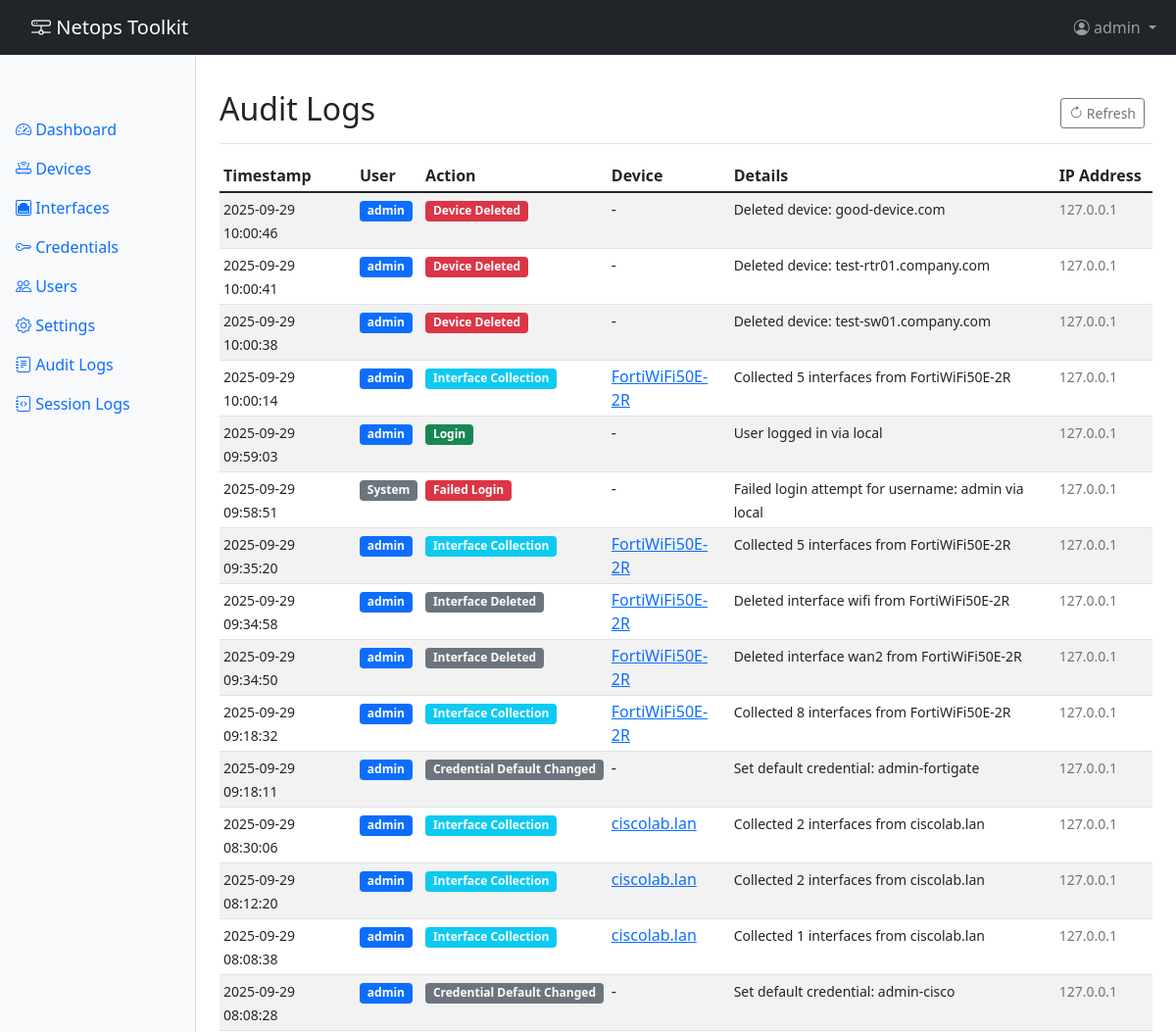
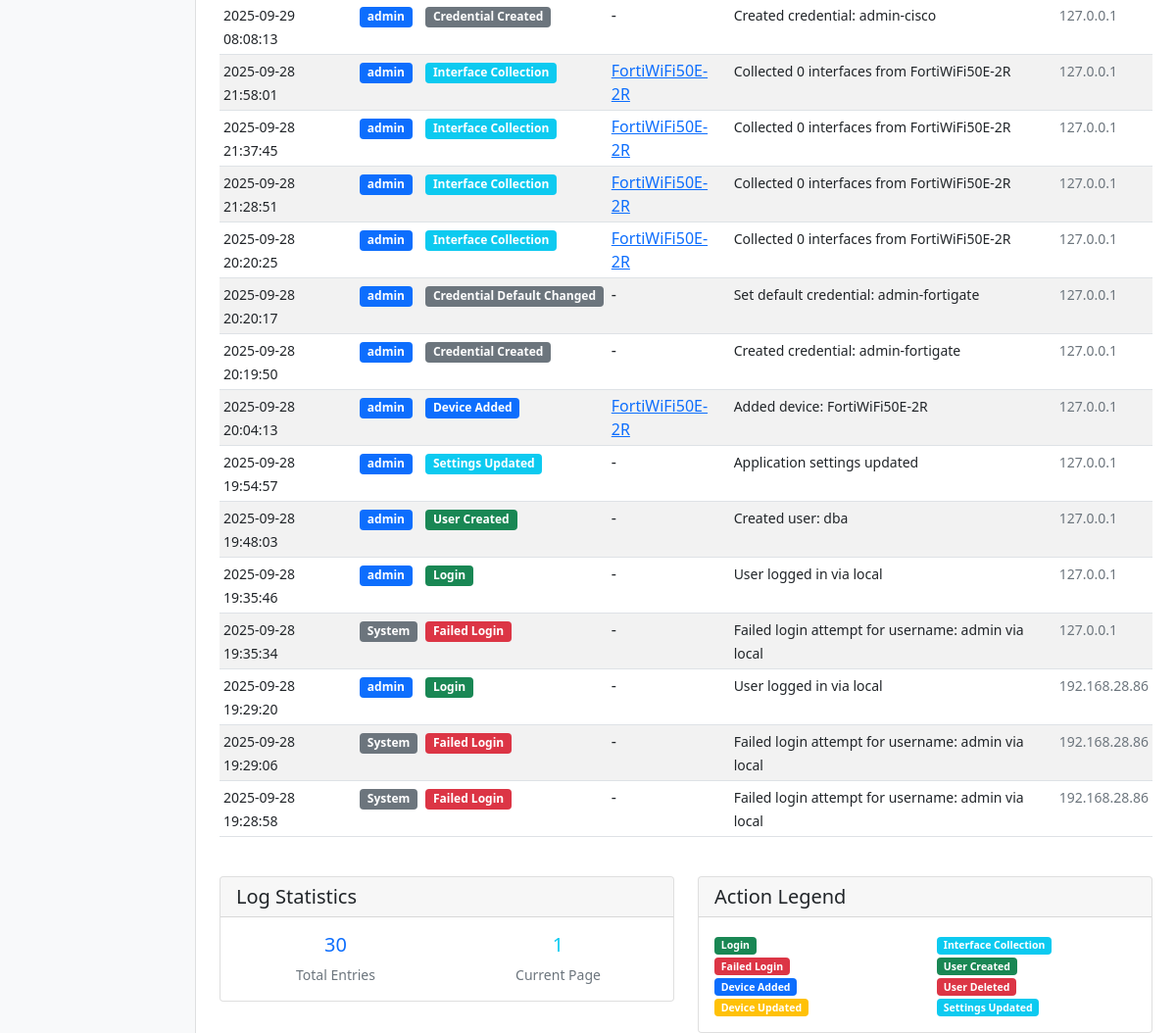
The page /settings/audit_logs (signed in) on the database its author committed (2 pictures, top to bottom).
### app/models.py (models this page shows, shortened)
class User(UserMixin, db.Model):
    __tablename__ = 'users'
    id = db.Column(db.Integer, primary_key=True)
    username = db.Column(db.String(80), unique=True, nullable=False)
    email = db.Column(db.String(120), unique=True, nullable=True)
    password_hash = db.Column(db.String(255), nullable=True)  # Null for TACACS users
    auth_type = db.Column(db.String(20), nullable=False, default='local')  # 'local' or 'tacacs'
    is_active = db.Column(db.Boolean, default=True)
    is_admin = db.Column(db.Boolean, default=False)
    created_at = db.Column(db.DateTime, default=datetime.utcnow)
    last_login = db.Column(db.DateTime)
    audit_logs = db.relationship('AuditLog', backref='user', lazy='dynamic')

class AuditLog(db.Model):
    __tablename__ = 'audit_logs'
    id = db.Column(db.Integer, primary_key=True)
    user_id = db.Column(db.Integer, db.ForeignKey('users.id'))
    device_id = db.Column(db.Integer, db.ForeignKey('devices.id'))
    action = db.Column(db.String(100), nullable=False)  # login, logout, device_access, config_change
    details = db.Column(db.Text)
    ip_address = db.Column(db.String(45))
    timestamp = db.Column(db.DateTime, default=datetime.utcnow)

class Device(db.Model):
    __tablename__ = 'devices'
    id = db.Column(db.Integer, primary_key=True)
    hostname = db.Column(db.String(255), unique=True, nullable=False)
    ip_address = db.Column(db.String(45), nullable=False)  # Supports IPv6
    vendor = db.Column(db.String(50), nullable=False)  # cisco_ios, cisco_nxos, cisco_iosxr, paloalto, fortigate
    is_reachable = db.Column(db.Boolean, default=True)
    last_reachability_check = db.Column(db.DateTime)
    last_successful_connection = db.Column(db.DateTime)
    last_error = db.Column(db.Text)
    created_at = db.Column(db.DateTime, default=datetime.utcnow)
    updated_at = db.Column(db.DateTime, default=datetime.utcnow, onupdate=datetime.utcnow)
    interfaces = db.relationship('Interface', backref='device', lazy='dynamic', cascade='all, delete-orphan')
    audit_logs = db.relationship('AuditLog', backref='device', lazy='dynamic')

### app/routes/settings_routes.py (the view)
@settings_bp.route('/audit_logs')
@login_required
def audit_logs():
    if not current_user.is_admin:
        flash('Admin access required', 'danger')
        return redirect(url_for('main.index'))
    page = request.args.get('page', 1, type=int)
    logs = AuditLog.query.order_by(AuditLog.timestamp.desc()).paginate(
        page=page, per_page=50, error_out=False
    )
    return render_template('settings/audit_logs.html', logs=logs)

### app/templates/settings/audit_logs.html (shortened to what this page needs)
{% extends "base.html" %}
{% block content %}
<div class="d-flex justify-content-between flex-wrap flex-md-nowrap align-items-center pt-3 pb-2 mb-3 border-bottom">
    <h1 class="h2">Audit Logs</h1>
    <div class="btn-toolbar mb-2 mb-md-0">
        <div class="btn-group me-2">
            <button type="button" class="btn btn-sm btn-outline-secondary" onclick="refreshPage()">
                <i class="bi bi-arrow-clockwise"></i> Refresh
            </button>
        </div>
    </div>
</div>
<div class="table-responsive">
    <table class="table table-striped table-hover table-sm">
        <thead>
            <tr>
                <th>Timestamp</th>
                <th>User</th>
                <th>Action</th>
                <th>Device</th>
                <th>Details</th>
                <th>IP Address</th>
            </tr>
        </thead>
        <tbody>
            {% for log in logs.items %}
            <tr>
                <td>
                    <small>{{ log.timestamp.strftime('%Y-%m-%d %H:%M:%S') }}</small>
                </td>
                <td>
                    {% if log.user %}
                    <span class="badge bg-primary">{{ log.user.username }}</span>
                    {% else %}
                    <span class="badge bg-secondary">System</span>
                    {% endif %}
                </td>
                <td>
                    <span class="badge bg-{{ action_class.get(log.action, 'secondary') }}">
                        {{ log.action|replace('_', ' ')|title }}
                    </span>
                </td>
                <td>
                    {% if log.device %}
                    <a href="{{ url_for('interfaces.device_interfaces', device_id=log.device.id) }}">
                        {{ log.device.hostname }}
                    </a>
                    {% else %}
                    -
                    {% endif %}
                </td>
                <td>
                    <small>{{ log.details }}</small>
                </td>
                <td>
                    <small class="text-muted">{{ log.ip_address or '-' }}</small>
                </td>
            </tr>
            {% else %}
            <tr>
                <td colspan="6" class="text-center text-muted">
                    No audit logs found.
                </td>
            </tr>
            {% endfor %}
        </tbody>
    </table>
</div>
<div class="row mt-4">
    <div class="col-md-6">
        <div class="card">
            <div class="card-header">
                <h5 class="card-title mb-0">Log Statistics</h5>
            </div>
            <div class="card-body">
                <div class="row">
                    <div class="col-6">
                        <div class="text-center">
                            <div class="h5 text-primary">{{ logs.total }}</div>
                            <div class="small text-muted">Total Entries</div>
                        </div>
                    </div>
                    <div class="col-6">
                        <div class="text-center">
                            <div class="h5 text-info">{{ logs.page }}</div>
                            <div class="small text-muted">Current Page</div>
                        </div>
                    </div>
                </div>
            </div>
        </div>
    </div>
    <div class="col-md-6">
        <div class="card">
            <div class="card-header">
                <h5 class="card-title mb-0">Action Legend</h5>
            </div>
            <div class="card-body">
                <div class="row">
                    <div class="col-6">
                        <div class="small">
                            <span class="badge bg-success">Login</span><br>
                            <span class="badge bg-danger">Failed Login</span><br>
                            <span class="badge bg-primary">Device Added</span><br>
                            <span class="badge bg-warning">Device Updated</span>
                        </div>
                    </div>
                    <div class="col-6">
                        <div class="small">
                            <span class="badge bg-info">Interface Collection</span><br>
                            <span class="badge bg-success">User Created</span><br>
                            <span class="badge bg-danger">User Deleted</span><br>
                            <span class="badge bg-info">Settings Updated</span>
                        </div>
                    </div>
                </div>
            </div>
        </div>
    </div>
</div>
{% endblock %}

### app/templates/base.html (shortened to what this page needs)
<!DOCTYPE html>
<html lang="en">
<head>
    <link href="https://cdn.jsdelivr.net/npm/bootstrap@5.1.3/dist/css/bootstrap.min.css" rel="stylesheet">
    <link href="https://cdn.jsdelivr.net/npm/bootstrap-icons@1.7.2/font/bootstrap-icons.css" rel="stylesheet">
</head>
<body>
    <nav class="navbar navbar-expand-lg navbar-dark bg-dark fixed-top">
        <div class="container-fluid">
            <a class="navbar-brand" href="{{ url_for('main.index') }}">
                <i class="bi bi-hdd-network"></i> Netops Toolkit
            </a>
            <div class="collapse navbar-collapse" id="navbarNav">
                <ul class="navbar-nav ms-auto">
                    {% if current_user.is_authenticated %}
                    <li class="nav-item dropdown">
                        <a class="nav-link dropdown-toggle" href="#" id="userDropdown" role="button" data-bs-toggle="dropdown">
                            <i class="bi bi-person-circle"></i> {{ current_user.username }}
                        </a>
                    </li>
                    {% endif %}
                </ul>
            </div>
        </div>
    </nav>
    <div class="container-fluid">
        <div class="row">
            {% if current_user.is_authenticated %}
            <nav class="col-md-2 d-md-block bg-light sidebar">
                <div class="sidebar-sticky">
                    <ul class="nav flex-column">
                        <li class="nav-item">
                            <a class="nav-link {% if request.endpoint == 'main.dashboard' %}active{% endif %}" href="{{ url_for('main.dashboard') }}">
                                <i class="bi bi-speedometer2"></i> Dashboard
                            </a>
                        </li>
                        <li class="nav-item">
                            <a class="nav-link {% if 'devices' in request.endpoint %}active{% endif %}" href="{{ url_for('devices.list_devices') }}">
                                <i class="bi bi-router"></i> Devices
                            </a>
                        </li>
                        <li class="nav-item">
                            <a class="nav-link {% if 'interfaces' in request.endpoint %}active{% endif %}" href="{{ url_for('interfaces.list_interfaces') }}">
                                <i class="bi bi-ethernet"></i> Interfaces
                            </a>
                        </li>
                        <li class="nav-item">
                            <a class="nav-link {% if 'credentials' in request.endpoint %}active{% endif %}" href="{{ url_for('credentials.list_credentials') }}">
                                <i class="bi bi-key"></i> Credentials
                            </a>
                        </li>
                        {% if current_user.is_admin %}
                        <li class="nav-item">
                            <a class="nav-link {% if 'users' in request.endpoint %}active{% endif %}" href="{{ url_for('auth.users') }}">
                                <i class="bi bi-people"></i> Users
                            </a>
                        </li>
                        <li class="nav-item">
                            <a class="nav-link {% if 'settings' in request.endpoint %}active{% endif %}" href="{{ url_for('settings.index') }}">
                                <i class="bi bi-gear"></i> Settings
                            </a>
                        </li>
                        <li class="nav-item">
                            <a class="nav-link {% if 'audit' in request.endpoint %}active{% endif %}" href="{{ url_for('settings.audit_logs') }}">
                                <i class="bi bi-journal-text"></i> Audit Logs
                            </a>
                        </li>
                        <li class="nav-item">
                            <a class="nav-link {% if 'session_logs' in request.endpoint %}active{% endif %}" href="{{ url_for('session_logs.index') }}">
                                <i class="bi bi-journal-code"></i> Session Logs
                            </a>
                        </li>
                        {% endif %}
                    </ul>
                </div>
            </nav>
            {% endif %}
            <main class="{% if current_user.is_authenticated %}col-md-9 ms-sm-auto col-lg-10 px-md-4{% else %}col-12{% endif %}">
                {% block content %}{% endblock %}
            </main>
        </div>
    </div>
</body>
</html>

### app/templates/base.html (style rules this page uses)
body { padding-top: 56px; }
.sidebar { position: fixed; top: 56px; bottom: 0; left: 0; z-index: 100; padding: 48px 0 0; box-shadow: inset -1px 0 0 rgba(0, 0, 0, .1); }
.sidebar-sticky { position: sticky; top: 0; height: calc(100vh - 56px); padding-top: .5rem; overflow-x: hidden; overflow-y: auto; }
main { padding-top: 20px; }
.navbar-brand { padding-left: 20px; }

### rows shown on the page
User: username "admin"
AuditLog: timestamp "2025-09-29 10:00:46", user.username "admin", action "Device Deleted", details "Deleted device: good-device.com", ip_address "127.0.0.1"
AuditLog: timestamp "2025-09-29 10:00:41", user.username "admin", action "Device Deleted", details "Deleted device: test-rtr01.company.com", ip_address "127.0.0.1"
AuditLog: timestamp "2025-09-29 10:00:38", user.username "admin", action "Device Deleted", details "Deleted device: test-sw01.company.com", ip_address "127.0.0.1"
AuditLog: timestamp "2025-09-29 10:00:14", user.username "admin", action "Interface Collection", device.hostname "FortiWiFi50E-2R", details "Collected 5 interfaces from FortiWiFi50E-2R", ip_address "127.0.0.1"
AuditLog: timestamp "2025-09-29 09:59:03", user.username "admin", action "Login", details "User logged in via local", ip_address "127.0.0.1"
AuditLog: timestamp "2025-09-29 09:58:51", shows "System", action "Failed Login", details "Failed login attempt for username: admin via local", ip_address "127.0.0.1"
AuditLog: timestamp "2025-09-29 09:35:20", user.username "admin", action "Interface Collection", device.hostname "FortiWiFi50E-2R", details "Collected 5 interfaces from FortiWiFi50E-2R", ip_address "127.0.0.1"
AuditLog: timestamp "2025-09-29 09:34:58", user.username "admin", action "Interface Deleted", device.hostname "FortiWiFi50E-2R", details "Deleted interface wifi from FortiWiFi50E-2R", ip_address "127.0.0.1"
AuditLog: timestamp "2025-09-29 09:34:50", user.username "admin", action "Interface Deleted", device.hostname "FortiWiFi50E-2R", details "Deleted interface wan2 from FortiWiFi50E-2R", ip_address "127.0.0.1"
AuditLog: timestamp "2025-09-29 09:18:32", user.username "admin", action "Interface Collection", device.hostname "FortiWiFi50E-2R", details "Collected 8 interfaces from FortiWiFi50E-2R", ip_address "127.0.0.1"
AuditLog: timestamp "2025-09-29 09:18:11", user.username "admin", action "Credential Default Changed", details "Set default credential: admin-fortigate", ip_address "127.0.0.1"
AuditLog: timestamp "2025-09-29 08:30:06", user.username "admin", action "Interface Collection", device.hostname "ciscolab.lan", details "Collected 2 interfaces from ciscolab.lan", ip_address "127.0.0.1"
AuditLog: timestamp "2025-09-29 08:12:20", user.username "admin", action "Interface Collection", device.hostname "ciscolab.lan", details "Collected 2 interfaces from ciscolab.lan", ip_address "127.0.0.1"
AuditLog: timestamp "2025-09-29 08:08:38", user.username "admin", action "Interface Collection", device.hostname "ciscolab.lan", details "Collected 1 interfaces from ciscolab.lan", ip_address "127.0.0.1"
AuditLog: timestamp "2025-09-29 08:08:28", user.username "admin", action "Credential Default Changed", details "Set default credential: admin-cisco", ip_address "127.0.0.1"
AuditLog: timestamp "2025-09-29 08:08:13", user.username "admin", action "Credential Created", details "Created credential: admin-cisco", ip_address "127.0.0.1"
AuditLog: timestamp "2025-09-28 21:58:01", user.username "admin", action "Interface Collection", device.hostname "FortiWiFi50E-2R", details "Collected 0 interfaces from FortiWiFi50E-2R", ip_address "127.0.0.1"
AuditLog: timestamp "2025-09-28 21:37:45", user.username "admin", action "Interface Collection", device.hostname "FortiWiFi50E-2R", details "Collected 0 interfaces from FortiWiFi50E-2R", ip_address "127.0.0.1"
AuditLog: timestamp "2025-09-28 21:28:51", user.username "admin", action "Interface Collection", device.hostname "FortiWiFi50E-2R", details "Collected 0 interfaces from FortiWiFi50E-2R", ip_address "127.0.0.1"
AuditLog: timestamp "2025-09-28 20:20:25", user.username "admin", action "Interface Collection", device.hostname "FortiWiFi50E-2R", details "Collected 0 interfaces from FortiWiFi50E-2R", ip_address "127.0.0.1"
AuditLog: timestamp "2025-09-28 20:20:17", user.username "admin", action "Credential Default Changed", details "Set default credential: admin-fortigate", ip_address "127.0.0.1"
AuditLog: timestamp "2025-09-28 20:19:50", user.username "admin", action "Credential Created", details "Created credential: admin-fortigate", ip_address "127.0.0.1"
AuditLog: timestamp "2025-09-28 20:04:13", user.username "admin", action "Device Added", device.hostname "FortiWiFi50E-2R", details "Added device: FortiWiFi50E-2R", ip_address "127.0.0.1"
AuditLog: timestamp "2025-09-28 19:54:57", user.username "admin", action "Settings Updated", details "Application settings updated", ip_address "127.0.0.1"
AuditLog: timestamp "2025-09-28 19:48:03", user.username "admin", action "User Created", details "Created user: dba", ip_address "127.0.0.1"
AuditLog: timestamp "2025-09-28 19:35:46", user.username "admin", action "Login", details "User logged in via local", ip_address "127.0.0.1"
AuditLog: timestamp "2025-09-28 19:35:34", shows "System", action "Failed Login", details "Failed login attempt for username: admin via local", ip_address "127.0.0.1"
AuditLog: timestamp "2025-09-28 19:29:20", user.username "admin", action "Login", details "User logged in via local", ip_address "192.168.28.86"
AuditLog: timestamp "2025-09-28 19:29:06", shows "System", action "Failed Login", details "Failed login attempt for username: admin via local", ip_address "192.168.28.86"
AuditLog: timestamp "2025-09-28 19:28:58", shows "System", action "Failed Login", details "Failed login attempt for username: admin via local", ip_address "192.168.28.86"

### other values the page prints
{{ logs.total }} "30"
{{ logs.page }} "1"
